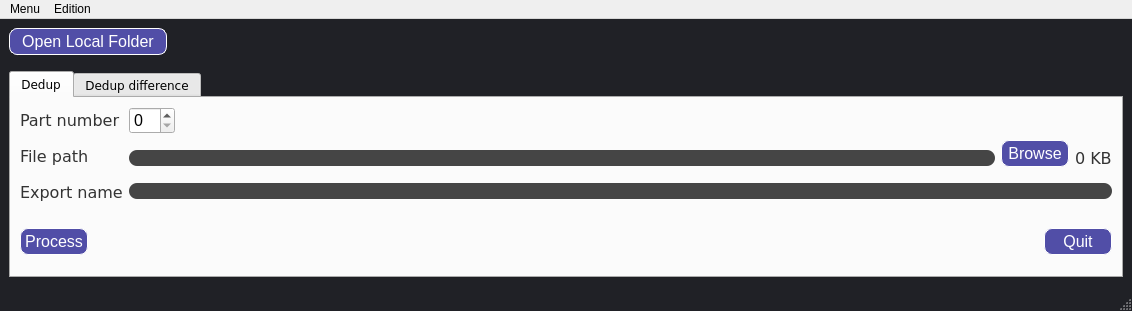
<?xml version="1.0" encoding="UTF-8"?>
<ui version="4.0">
 <class>MainWindow</class>
 <widget class="QMainWindow" name="MainWindow">
  <property name="geometry">
   <rect>
    <x>0</x>
    <y>0</y>
    <width>1132</width>
    <height>303</height>
   </rect>
  </property>
  <property name="windowTitle">
   <string>MainWindow</string>
  </property>
  <property name="styleSheet">
   <string notr="true">QMainWindow {
background-color: #202126;
color: #ffffff;
padding: 5px;
font-family: verdana;
}

QTextEdit {
background: qlineargradient( x1:0 y0:1, x2:1 y2:0, stop:0 #0D4242, stop:1 #082222);
color: #ffffff;
border-radius: 18px;
padding: 5px;
border: 1px solid #CBC9D2;
}

QPushButton {
border-radius: 8px;
width: 60px;
color: #ffffff;
border-width: 1px;
border-color: #ffffff;
border-style: solid;
padding: 3px;
font-size: 16px;
background-color: #514ea7;
margin-bottom: 10px;
}
QPushButton:hover {
background-color: grey;
}

QLineEdit {
border-radius: 8px;
border-style: solid;
border-color: #333333;
background-color: #454545;
color: #ffffff;
}

QTabWidget::tab_Calendar {
background-color: #501F95;
}

QSpinBox {
font-size: 16px;
}
QLabel {
color: #333333;
font-family: verdana;
font-size: 16px;
}

QCheckBox {
font-family: courier;
}

QProgressBar {
color: #ffffff;
font-size: 14px;
}

QComboBox {
font-family: courier;
font-size: 17px;
background-color: #134B4B;
color: #ffffff;
}

QStatusBar {
color: #ffffff;
font-family: verdana;
font-size: 16px;
padding: 3px;
}

QTabWidget {
font-family: verdana;
}

/* Particular style */


QPushButton#btnOpenLocation {
	width: 150px;
}</string>
  </property>
  <widget class="QWidget" name="centralwidget">
   <layout class="QFormLayout" name="formLayout">
    <item row="1" column="0" colspan="2">
     <widget class="QTabWidget" name="tabWidget">
      <property name="currentIndex">
       <number>0</number>
      </property>
      <widget class="QWidget" name="tab_5">
       <attribute name="title">
        <string>Dedup</string>
       </attribute>
       <layout class="QGridLayout" name="gridLayout_4">
        <item row="0" column="0">
         <layout class="QFormLayout" name="formLayout_3">
          <property name="leftMargin">
           <number>0</number>
          </property>
          <property name="topMargin">
           <number>0</number>
          </property>
          <item row="0" column="0">
           <widget class="QLabel" name="label_2">
            <property name="font">
             <font>
              <family>verdana</family>
              <pointsize>-1</pointsize>
             </font>
            </property>
            <property name="text">
             <string>Part number</string>
            </property>
           </widget>
          </item>
          <item row="0" column="1">
           <widget class="QSpinBox" name="spinBoxNbMorceau">
            <property name="sizePolicy">
             <sizepolicy hsizetype="Maximum" vsizetype="Fixed">
              <horstretch>0</horstretch>
              <verstretch>0</verstretch>
             </sizepolicy>
            </property>
           </widget>
          </item>
          <item row="1" column="0">
           <widget class="QLabel" name="label">
            <property name="font">
             <font>
              <family>verdana</family>
              <pointsize>-1</pointsize>
             </font>
            </property>
            <property name="text">
             <string>File path</string>
            </property>
           </widget>
          </item>
          <item row="1" column="1">
           <layout class="QHBoxLayout" name="horizontalLayout">
            <property name="topMargin">
             <number>0</number>
            </property>
            <item>
             <widget class="QLineEdit" name="lineEditAdress">
              <property name="clearButtonEnabled">
               <bool>true</bool>
              </property>
             </widget>
            </item>
            <item>
             <widget class="QPushButton" name="btnBrowse">
              <property name="sizePolicy">
               <sizepolicy hsizetype="Maximum" vsizetype="Fixed">
                <horstretch>0</horstretch>
                <verstretch>0</verstretch>
               </sizepolicy>
              </property>
              <property name="text">
               <string>Browse</string>
              </property>
             </widget>
            </item>
            <item>
             <widget class="QLabel" name="labSize">
              <property name="text">
               <string>0 KB</string>
              </property>
             </widget>
            </item>
           </layout>
          </item>
          <item row="2" column="0">
           <widget class="QLabel" name="label_3">
            <property name="font">
             <font>
              <family>verdana</family>
              <pointsize>-1</pointsize>
             </font>
            </property>
            <property name="text">
             <string>Export name</string>
            </property>
           </widget>
          </item>
          <item row="2" column="1">
           <widget class="QLineEdit" name="lineEditOutputName">
            <property name="clearButtonEnabled">
             <bool>true</bool>
            </property>
           </widget>
          </item>
          <item row="3" column="0" colspan="2">
           <layout class="QHBoxLayout" name="horizontalLayout_4">
            <property name="topMargin">
             <number>20</number>
            </property>
            <item alignment="Qt::AlignLeft">
             <widget class="QPushButton" name="btnProcess">
              <property name="sizePolicy">
               <sizepolicy hsizetype="Maximum" vsizetype="Fixed">
                <horstretch>0</horstretch>
                <verstretch>0</verstretch>
               </sizepolicy>
              </property>
              <property name="text">
               <string>Process</string>
              </property>
             </widget>
            </item>
            <item>
             <widget class="QPushButton" name="btnQuit">
              <property name="sizePolicy">
               <sizepolicy hsizetype="Maximum" vsizetype="Fixed">
                <horstretch>0</horstretch>
                <verstretch>0</verstretch>
               </sizepolicy>
              </property>
              <property name="text">
               <string>Quit</string>
              </property>
             </widget>
            </item>
           </layout>
          </item>
         </layout>
        </item>
       </layout>
      </widget>
      <widget class="QWidget" name="tab_6">
       <attribute name="title">
        <string>Dedup difference</string>
       </attribute>
       <layout class="QGridLayout" name="gridLayout_5">
        <item row="0" column="0">
         <layout class="QFormLayout" name="formLayout_4">
          <item row="0" column="0">
           <widget class="QLabel" name="labOriginal">
            <property name="sizePolicy">
             <sizepolicy hsizetype="Maximum" vsizetype="Maximum">
              <horstretch>0</horstretch>
              <verstretch>0</verstretch>
             </sizepolicy>
            </property>
            <property name="text">
             <string>Original</string>
            </property>
           </widget>
          </item>
          <item row="1" column="0">
           <widget class="QLabel" name="labDedup">
            <property name="sizePolicy">
             <sizepolicy hsizetype="Maximum" vsizetype="Maximum">
              <horstretch>0</horstretch>
              <verstretch>0</verstretch>
             </sizepolicy>
            </property>
            <property name="text">
             <string>Dedup</string>
            </property>
           </widget>
          </item>
          <item row="0" column="1">
           <layout class="QHBoxLayout" name="horizontalLayout_5">
            <item>
             <widget class="QLineEdit" name="formOriginalPath"/>
            </item>
            <item>
             <widget class="QPushButton" name="btnBrowseOriginal">
              <property name="sizePolicy">
               <sizepolicy hsizetype="Maximum" vsizetype="Fixed">
                <horstretch>0</horstretch>
                <verstretch>0</verstretch>
               </sizepolicy>
              </property>
              <property name="text">
               <string>Browse</string>
              </property>
             </widget>
            </item>
            <item>
             <widget class="QLabel" name="labSizeOriginal">
              <property name="text">
               <string>0 Ko</string>
              </property>
             </widget>
            </item>
           </layout>
          </item>
          <item row="1" column="1">
           <layout class="QHBoxLayout" name="horizontalLayout_6">
            <item>
             <widget class="QLineEdit" name="formDedupPath"/>
            </item>
            <item>
             <widget class="QPushButton" name="btnBrowseDedup">
              <property name="sizePolicy">
               <sizepolicy hsizetype="Maximum" vsizetype="Fixed">
                <horstretch>0</horstretch>
                <verstretch>0</verstretch>
               </sizepolicy>
              </property>
              <property name="text">
               <string>Browse</string>
              </property>
             </widget>
            </item>
            <item>
             <widget class="QLabel" name="labSizeDedup">
              <property name="text">
               <string>0 Ko</string>
              </property>
             </widget>
            </item>
           </layout>
          </item>
          <item row="2" column="1">
           <widget class="QPushButton" name="btnCalculate">
            <property name="sizePolicy">
             <sizepolicy hsizetype="Maximum" vsizetype="Fixed">
              <horstretch>0</horstretch>
              <verstretch>0</verstretch>
             </sizepolicy>
            </property>
            <property name="text">
             <string>Calculate</string>
            </property>
           </widget>
          </item>
         </layout>
        </item>
       </layout>
      </widget>
     </widget>
    </item>
    <item row="0" column="0">
     <widget class="QPushButton" name="btnOpenLocation">
      <property name="sizePolicy">
       <sizepolicy hsizetype="Maximum" vsizetype="Fixed">
        <horstretch>0</horstretch>
        <verstretch>0</verstretch>
       </sizepolicy>
      </property>
      <property name="text">
       <string>Open Local Folder</string>
      </property>
     </widget>
    </item>
   </layout>
  </widget>
  <widget class="QMenuBar" name="menubar">
   <property name="geometry">
    <rect>
     <x>0</x>
     <y>0</y>
     <width>1132</width>
     <height>21</height>
    </rect>
   </property>
   <widget class="QMenu" name="menuMenu">
    <property name="title">
     <string>Menu</string>
    </property>
    <addaction name="actionOpen"/>
    <addaction name="actionSave_as_file"/>
   </widget>
   <widget class="QMenu" name="menuEdition">
    <property name="title">
     <string>Edition</string>
    </property>
   </widget>
   <addaction name="menuMenu"/>
   <addaction name="menuEdition"/>
  </widget>
  <widget class="QStatusBar" name="statusbar"/>
  <action name="actionOpen">
   <property name="text">
    <string>Open</string>
   </property>
  </action>
  <action name="actionSave_as_file">
   <property name="text">
    <string>Save as file</string>
   </property>
  </action>
 </widget>
 <resources/>
 <connections/>
</ui>
